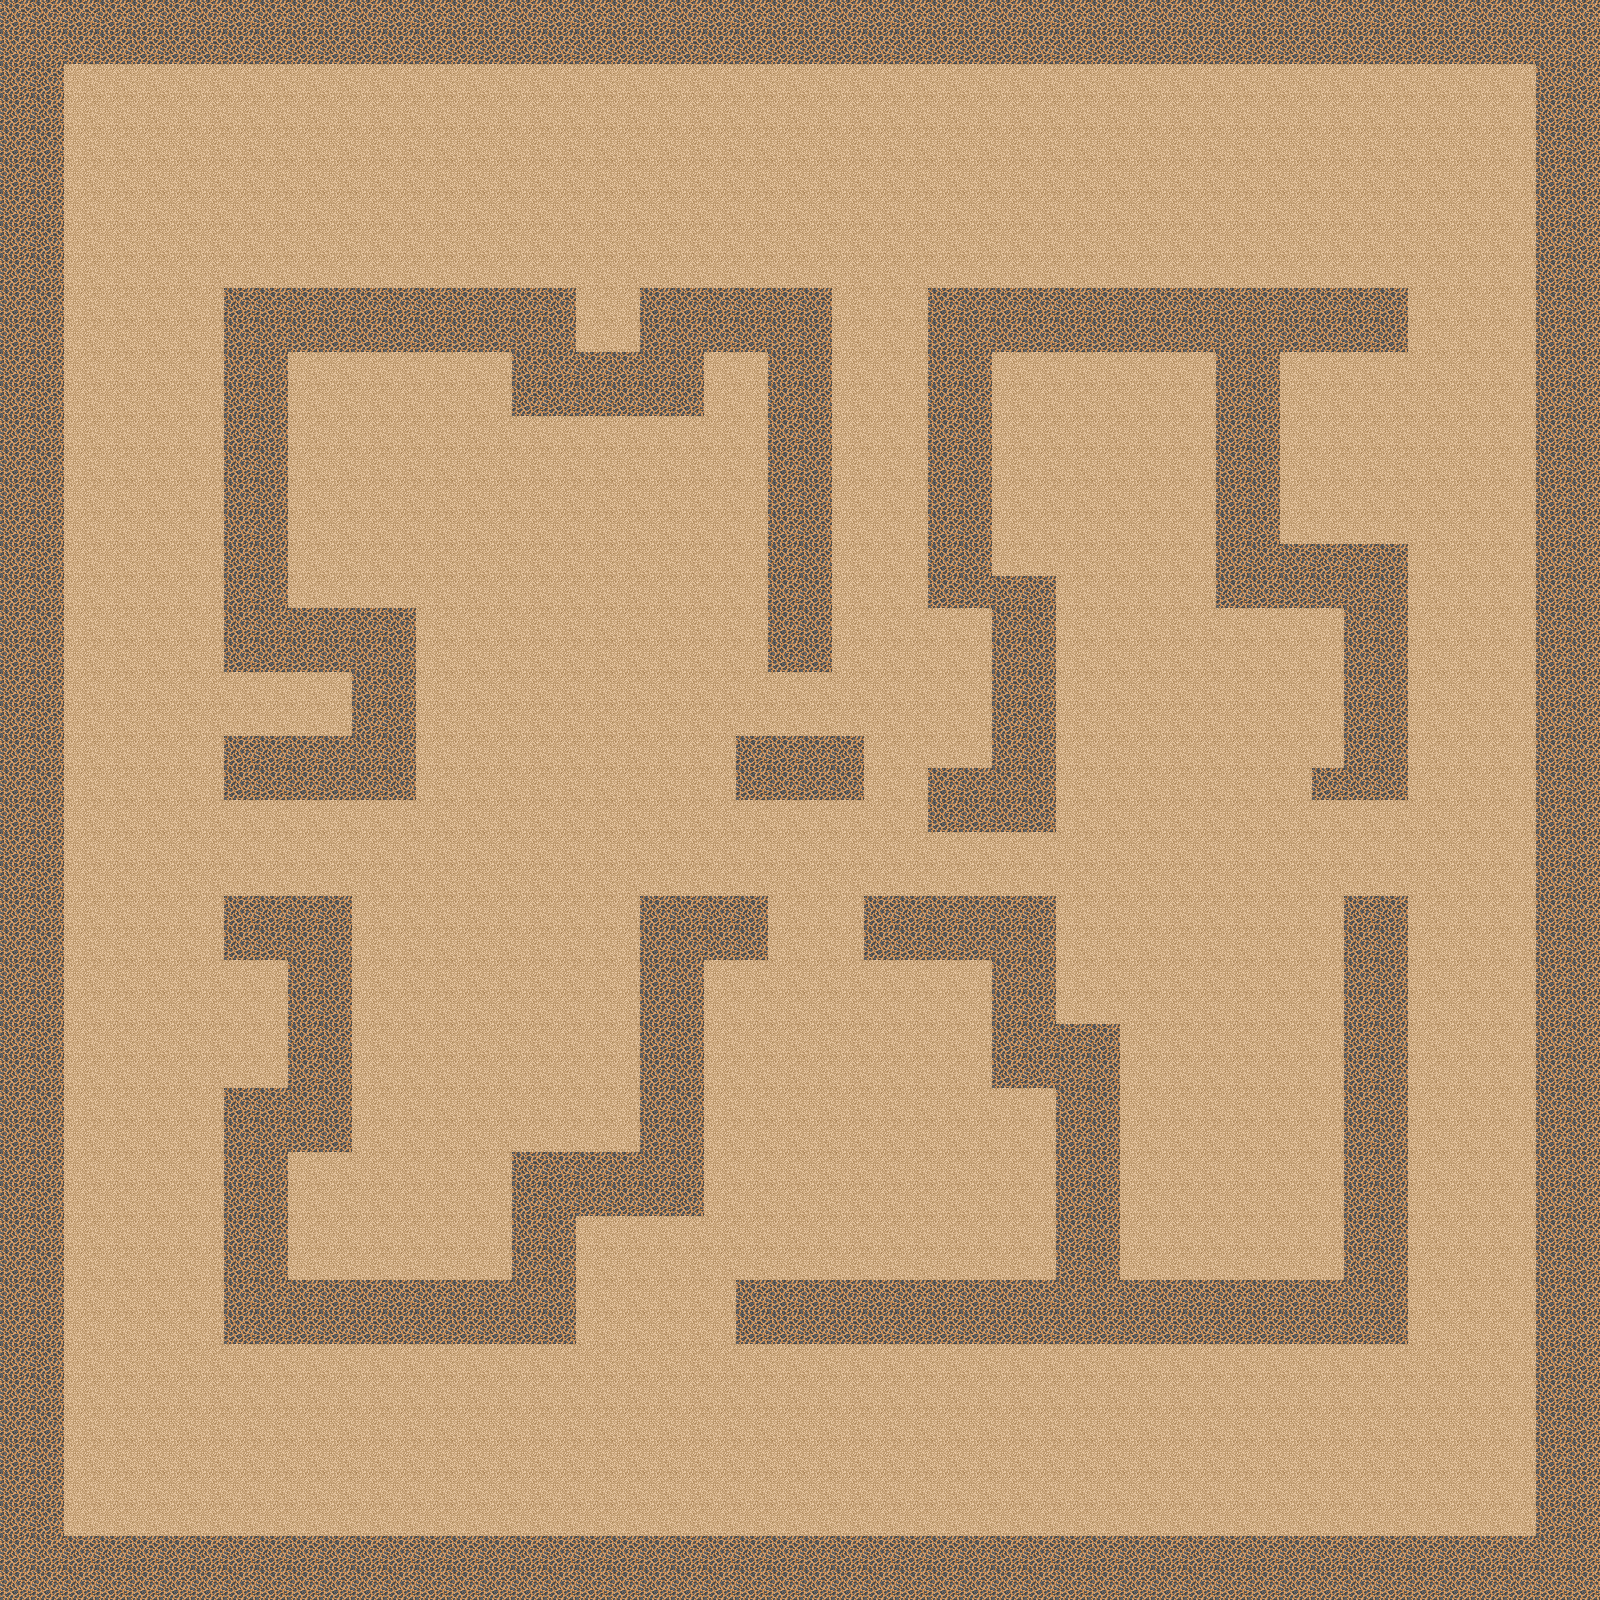

Rendered tile map (Tiled .tmx) drawn with the repository's tilesets; below, a short description and the map source with its tile grids summarised:
An orthogonal 50x50 tile map with 32x32 px tiles, 4 tile layers (background, tree, moretree, meta), 4 tilesets.

<map version="1.0" tiledversion="1.1.5" orientation="orthogonal" renderorder="right-down" width="50" height="50" tilewidth="32" tileheight="32" infinite="0" nextobjectid="1">
 <tileset firstgid="1" name="wall" tilewidth="32" tileheight="32" tilecount="171" columns="9">
  <image source="wall.png" width="288" height="608" />
 </tileset>
 <tileset firstgid="172" name="tree" tilewidth="32" tileheight="32" tilecount="77" columns="11">
  <image source="tree.png" width="383" height="255" />
 </tileset>
 <tileset firstgid="249" name="moretree" tilewidth="32" tileheight="32" tilecount="32" columns="8">
  <image source="moretree.png" width="257" height="128" />
 </tileset>
 <tileset firstgid="281" name="meta" tilewidth="32" tileheight="32" tilecount="128" columns="8">
  <image source="meta.png" width="256" height="512" />
 </tileset>
 <layer name="background" width="50" height="50">
  <data>[2500 cells, 2500 non-empty, 1 distinct tile ids]</data>
 </layer>
 <layer name="tree" width="50" height="50">
  <data>[2500 cells, 428 non-empty, 40 distinct tile ids]</data>
 </layer>
 <layer name="moretree" width="50" height="50">
  <data>[2500 cells, 412 non-empty, 20 distinct tile ids]</data>
 </layer>
 <layer name="meta" width="50" height="50">
  <data>[2500 cells, 2500 non-empty, 2 distinct tile ids]</data>
 </layer>
</map>